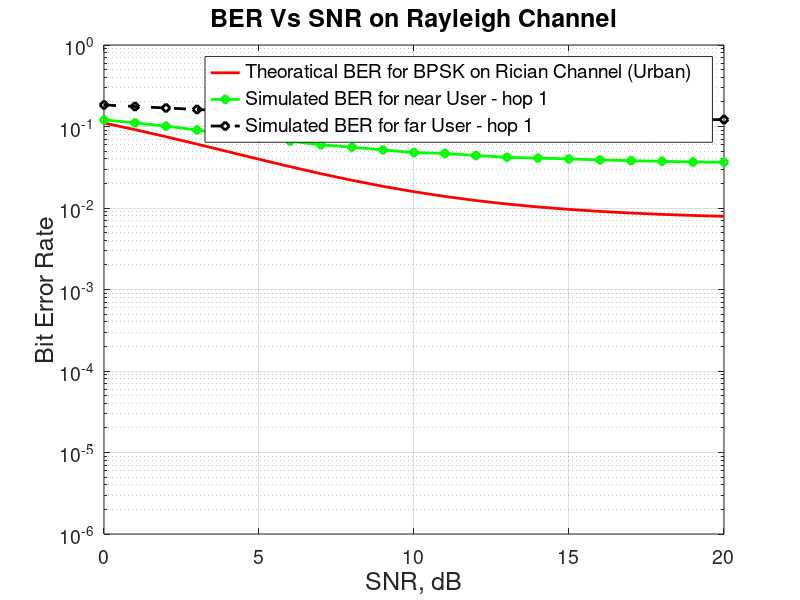

Source code (MATLAB):
%ref:https://in.mathworks.com/matlabcentral/fileexchange/23498-mc-cdma
clc;close all;
clear all;
k1=3; %Rician factor %ref: https://www.researchgate.net/publication/263669548_Probability_Distribution_of_Rician_K-Factor_in_Urban_Suburban_and_Rural_Areas_Using_Real-World_Captured_Data
mean=sqrt(k1/(k1+1));% mean
sigma=sqrt(1/(2*(k1+1)));%variance
N=10^4;  % Number of Bits for  data_user1
d1 = 1; d2 = 10;    %Distances of users from base station (BS)
eta = 4;                %Path loss exponent
%% ------------------Hop 1------------------------------
users=1;            % Number of Users
%------------------Generation of Walsh code--------------------------------
n =4;                               %Number of  Data Sub-Carriers
walsh=hadamard(n);              
code1=walsh(4,:);                   %Taking 2nd row of walsh code for User1

%------------------Generating data for User1-------------------------------                     
data_user1= rand(1,N)>0.5;          % Generation of data for user1
data_user1bpsk = 2*data_user1-1;    % BPSK modulation 0 -> -1; 1 -> 0 

%------------------Spreading & IFFT for User1------------------------------
data_user11=data_user1bpsk';
spdata1_user1=data_user11*code1;    % Spreading 
spdata12=(spdata1_user1)';
ifftdata_user1=ifft(spdata12);      % Taking the IFFT
ifftdata12=ifftdata_user1';

%------------------Append Cyclic Prefix1 for User1-------------------------
y1=[ifftdata12(:,[(n-2):n]) ifftdata12];
transdata1=y1';
tx_user1=transdata1;                % Transmitting data for user1

%----------------------Adding data for Transmission of All User------------
x=tx_user1;
%----------------------Creating Rayleigh Channel---------------------------
Taps=4;                                        % Number of Taps
p1=1;                                       % Power of Tap1
p2=1;                                     % Power of Tap2
p3=1;                                     % Power of Tap3
p4=1;
gain1=sqrt(d1^-eta)*sqrt(p1/2)*[randn(1,N)*sigma+mean + j*randn(1,N)*sigma];   % Gain for Tap1
gain2=sqrt(p2/2)*[randn(1,N)*sigma+mean + j*randn(1,N)*sigma];   % Gain for Tap2
gain3=sqrt(p3/2)*[randn(1,N)*sigma+mean + j*randn(1,N)*sigma];   % Gain for Tap3
gain4=sqrt(p4/2)*[randn(1,N)*sigma+mean + j*randn(1,N)*sigma];   % Gain for Tap4
x11=x(:);
x12=reshape(x11,1,length(x11));
i=1:length(x12);        
delay1=1; 
for i=delay1+1:length(x12) % Producing one sample delay in Tap2 w.r.t. Tap1
   x13(i)=x(i-delay1);
end
delay2=2;
for i=delay2+1:length(x12) % Producing two sample delay in Tap2 w.r.t. Tap1
   x14(i)=x(i-delay2);
end
delay3=3;
for i=delay3+1:length(x12) % Producing three sample delay in Tap2 w.r.t. Tap1
   x15(i)=x(i-delay3);
end
x10=reshape(x13,(n+3),length(x13)/(n+3));
x20=reshape(x14,(n+3),length(x14)/(n+3));
x30=reshape(x15,(n+3),length(x15)/(n+3));
ch1=repmat(gain1,(n+3),1);     
ch2=repmat(gain2,(n+3),1);
ch3=repmat(gain3,(n+3),1);
ch4=repmat(gain4,(n+3),1);
data_channel1=x.*ch1+x10.*ch2+x20.*ch3+x30.*ch4;  % Passing data through channel 
%------------------------Addition of AWGN noise ---------------------------


%% ------user 2 using same code but different channel
                  %Taking 2nd row of walsh code for User1
%------------------Generating data for User1-------------------------------                          
data_user2= rand(1,N)>0.5;          % Generation of data for user1
data_user2bpsk = 2*data_user2-1;    % BPSK modulation 0 -> -1; 1 -> 0 

%------------------Spreading & IFFT for User1------------------------------
data_user22=data_user2bpsk';
spdata1_user2=data_user22*code1;    % Spreading 
spdata122=(spdata1_user2)';
ifftdata_user2=ifft(spdata122);      % Taking the IFFT
ifftdata122=ifftdata_user2';

%------------------Append Cyclic Prefix1 for User1-------------------------
y2=[ifftdata122(:,[(n-2):n]) ifftdata122];
transdata2=y2';
tx_user2=transdata2;                % Transmitting data for user1

%----------------------Adding data for Transmission of All User------------
x2=tx_user2;
%----------------------Creating Rayleigh Channel---------------------------
Taps=4;                                        % Number of Taps
%p1=1;                                       % Power of Tap1
%p2=1;                                     % Power of Tap2
%p3=1;                                     % Power of Tap3
%p4=1;
gain1s=sqrt(d2^-eta)*sqrt(p1/2)*[randn(1,N)*sigma+mean + j*randn(1,N)*sigma];   % Gain for Tap1
gain2s=sqrt(p2/2)*[randn(1,N)*sigma+mean + j*randn(1,N)*sigma];   % Gain for Tap2
gain3s=sqrt(p3/2)*[randn(1,N)*sigma+mean + j*randn(1,N)*sigma];   % Gain for Tap3
gain4s=sqrt(p4/2)*[randn(1,N)*sigma+mean + j*randn(1,N)*sigma];   % Gain for Tap4
x110=x2(:);
x120=reshape(x110,1,length(x110));
i=1:length(x120);        
delay1=1; 
for i=delay1+1:length(x120) % Producing one sample delay in Tap2 w.r.t. Tap1
   x13(i)=x2(i-delay1);
end
delay2=2;
for i=delay2+1:length(x120) % Producing two sample delay in Tap2 w.r.t. Tap1
   x14(i)=x2(i-delay2);
end
delay3=3;
for i=delay3+1:length(x120) % Producing three sample delay in Tap2 w.r.t. Tap1
   x15(i)=x2(i-delay3);
end
x111=reshape(x13,(n+3),length(x13)/(n+3));
x222=reshape(x14,(n+3),length(x14)/(n+3));
x333=reshape(x15,(n+3),length(x15)/(n+3));
ch11=repmat(gain1s,(n+3),1);     
ch22=repmat(gain2s,(n+3),1);
ch33=repmat(gain3s,(n+3),1);
ch44=repmat(gain4s,(n+3),1);
data_channel2=x2.*ch11+x111.*ch22+x222.*ch33+x333.*ch44;  % Passing data through channel 
%------------------------Addition of AWGN noise ---------------------------
data_channel =data_channel1+ data_channel2;
data_noise=data_channel(:);
data_noise=reshape(data_noise,1,length(data_noise));
noise = 1/sqrt(2)*[randn(1,length(data_noise)) + j*randn(1,length(data_noise))]; 

%% ------ receiver ---------------------
snr = [0:20];                 % multiple Eb/N0 values

for i = 1:length(snr)
y2= data_noise + (sqrt(1)*10^(-snr(i)/20))*noise; %Addition of Noise
  
%--------------------------Receiver ---------------------------------------
data_received2 = y2;           %fadded data received with awgn noise
%---------------------Removing Cyclic Prefix-------------------------------
rx1=reshape(data_received2,(n+3),length(data_received2)/(n+3));
rx12=rx1';
rx13 = rx12(:,[(4:(n+3))]); 
rx14=rx13';

%-----------------Taking FFT ----------------------------------------------
fft_data_received2 =fft(rx14);

%----------------equilization of the channel-------------------------------
channel_response1=fft([gain1;gain2;gain3;gain4],n);
data_equilized1=fft_data_received2.*conj(channel_response1);
channel_response2=fft([gain1s;gain2s;gain3s;gain4s],n);
data_equilized2=fft_data_received2.*conj(channel_response2);

%----------------BER of Data User1-----------------------------------------
recdata112=(data_equilized2'*code1')';
x11_hat = ones(1,N);
x11_hat(recdata112<0) = -1;
recdata11=(data_equilized1'*code1'-x11_hat')';
recdata12=real(recdata11)>0;
errors_user1(i) = size(find([data_user1- recdata12]),2); %Errors for User1
SBer1 = errors_user1/N;                              % simulated ber user1
                             
% simulated ber user2
% sic decoding
x12_hat = ones(1,N);
x12_hat(recdata11<0) = -1;
%recdata22=((data_equilized2'*code1') - x12_hat')';
recdata22=(data_equilized2'*code1' - x12_hat')';
recdata122=real(recdata22)>0;
errors_user2(i) = size(find([data_user2- recdata122]),2); %Errors for User1
SBer2 = errors_user2/N;                              % simulated ber user1

end

% ------------------------Theoretical Result-------------------------------
snrlnr=10.^(snr/10);
TBerf = .5*erfc(sqrt(k1*snrlnr./(snrlnr+k1)));% theoretical BER fro Flat fadding

figure
grid on;
semilogy(snr,TBerf,'r-','LineWidth',2);
hold on;
semilogy(snr,SBer1,'gd-','LineWidth',2);%far 
hold on;
semilogy(snr,SBer2,'kd--','LineWidth',2);%near
axis([0 20 10^-6 1]);
set(gca,'fontsize',14) % say...default here is 10
grid on
legend('Theoratical BER for BPSK on Rician Channel (Urban)' ,'Simulated BER for near User - hop 1','Simulated BER for far User - hop 1','FontSize', 14);
xlabel('SNR, dB','FontSize', 18);
ylabel('Bit Error Rate','FontSize', 18);
title('BER Vs SNR on Rayleigh Channel','FontSize', 18)
